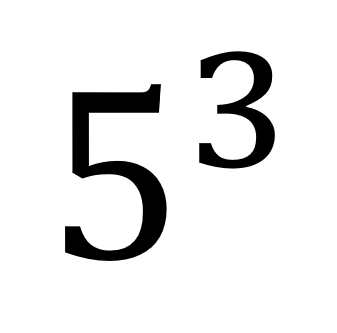
#> input picture sample_pics/10.png, 337 x 333 px
$ python -i utility.py   (imports and definitions only)
#> lines starting #> are read from the running program, lines starting #| are printed output that depends on the picture; after the words box and inside, x2 and y2 are one past the last pixel; in counts of white or black regions, pixels touching at a corner belong together
# import useful libraries
import re
import cv2
import pytesseract
import sympy

def load_and_preprocess_img(img):
        """
        Load an image from the specified path, preprocess it by converting to grayscale,
        applying binary thresholding, and inverting the image.

        Args:
            path (str): Path to the image file to load and preprocess.

        Returns:
            inverted_img (numpy.ndarray): A preprocessed grayscale image with binary thresholding
            applied and inverted.
        """
        # Check if the image was successfully loaded
        if img is not None:
            # Convert the image to grayscale
            gray = cv2.cvtColor(img, cv2.COLOR_BGR2GRAY)
            blur_img = cv2.GaussianBlur(gray, (3, 3),0)

            # Apply binary thresholding
            threshold_value = 127 # threshold value to be used
            max_value = 255 # maximum value to be assigned for pixel values above threshold
            threshold_type = cv2.THRESH_BINARY # binary thresholding type
            _, binary = cv2.threshold(blur_img, threshold_value, max_value, threshold_type)

            # Invert the image
            inverted_img = cv2.bitwise_not(binary)
        else:
            print("Failed to load image.")

        # Return the preprocessed and inverted image
        return inverted_img

def correct_bounding_boxes(bounding_boxes):
    """
    This function takes a list of bounding boxes and corrects the height of any
    bounding boxes where the width is much greater than the height, so that they
    become more square-like. The modification is done based on the center point
    of each bounding box.
    """
    corrected_boxes = []

    for box in bounding_boxes:
        x, y, w, h = box
        if w / h > 2:
            center_x = (2*x + w) / 2
            center_y = (2*y + h) / 2

            h = int(w+20)
            w = h
            x = int(center_x - (w / 2))
            y = int(center_y - (h / 2))


        corrected_boxes.append((x, y, w, h))

    return corrected_boxes

def check_exponent(bounding_boxes):
    """Checks difference between vertical coordinate y among two bounding boxes.
    Args:
        bounding_boxes (list): bounding box to be used for comparison
    Returns:
        boolean: True if according to a condition exponent is recognized. Otherwise returns False."""

    origin = (bounding_boxes[0][1])-10
    baseline = bounding_boxes[0][1]+bounding_boxes[0][3]+10
    remaining_anchors = [((bounding_box[1]+bounding_box[3]+10),bounding_box[2],bounding_box[3]) for bounding_box in bounding_boxes[1:]]
    mask = [False]

    is_exponent = None

    for anchor,w,h in remaining_anchors:

        if ((anchor-origin)/(baseline-origin) < 0.65 ) and (w/h < 1.2):
            is_exponent = True
        else:
            is_exponent = False

        mask.append(is_exponent)

    return mask

def OCR_and_exponent(inverted_img):
    """
    Given an inverted grayscale image, identify the bounding boxes around individual characters
    and return the list of bounding rectangles along with the location of any exponent character(s).

    Args:
        inverted_img (numpy.ndarray): An inverted grayscale image.

    Returns:
        eq_rep (list): A list of tuples where the first tuple elements contains characters in left-to-right order, and second
        tuple elements are boolean telling whether or not that particular character is exponent
    """

    # Find contours in the thresholded image
    contours, hierarchy = cv2.findContours(inverted_img.copy(), cv2.RETR_EXTERNAL, cv2.CHAIN_APPROX_TC89_KCOS)

    # Extract bounding rectangles for each contour and sort them by x-coordinate
    boundingRects=[cv2.boundingRect(contour) for contour in contours]
    boundingRects.sort()

    outputBoundingRects = []

    # Combine rectangles for characters like "="
    x_threshold = 5
    i = 0

    while i < len(boundingRects):

        if i == (len(boundingRects) - 1):  # last element

            outputBoundingRects.append(boundingRects[i])
            break

        else:
            x1, y1, w1, h1 = boundingRects[i]
            x2, y2, w2, h2 = boundingRects[i+1]
            center_x1 = (2*x1 + w1) / 2
            center_x2 = (2*x2 + w2) / 2

            if abs(center_x1 - center_x2) < x_threshold:
                # Combine the two bounding rects into one that takes up maximal space
                x = min(x1, x2)
                y = min(y1, y2)
                w = max(x1 + w1, x2 + w2) - x
                h = max(y1 + h1, y2 + h2) - y

                outputBoundingRects.append((x,y,w,h))
                i += 2  # skip next element

            else:
                outputBoundingRects.append(boundingRects[i])
                i += 1

    # Perform additional processing to correct the bounding boxes and detect any exponent characters
    outputBoundingRects = correct_bounding_boxes(outputBoundingRects)
    exponent = check_exponent(outputBoundingRects)

    # Iterate through each bounding box and extract text using pytesseract
    equation_parse=[]

    for boundingBox in outputBoundingRects:

        # Get the bounding rectangle
        x, y, w, h = boundingBox

        # Extract text from the region of interest using pytesseract
        roi = inverted_img[y-10:y+h+10, x-10:x+w+10]
        custom_config_1 = r'-c tessedit_char_whitelist=+-*/=()0123456789xyzO --psm 8 --oem 3'

        text = pytesseract.image_to_string(roi, config=custom_config_1 )
        text = text.rstrip('\n')
        equation_parse.append(text)

    eq_rep = [(x, y) for x, y in zip(equation_parse, exponent)]

    return eq_rep

# [64 lines left out: functions rewritting_equation, is_polynomial, sympy_symbol, not called in this run]

def process_n_calc(img):

    inverted_img = load_and_preprocess_img(img)

    eq_rep = OCR_and_exponent(inverted_img)

    equation = rewritting_equation(eq_rep)

    if '=' in equation:
        # Strip off '= 0' from the equation
        equation = equation.split('=')[0].strip()

    if is_polynomial(equation):
        equation_sym, symbols = sympy_symbol(equation)

        solutions = []
        for var, symbol in symbols.items():
            solution = sympy.sympify(equation_sym)
            solution = sympy.solve(solution,symbol)
            solutions.append(solution)
        return solutions

    else:
        solution = eval(equation)
        return solution

>>> import cv2
>>> picture = cv2.imread('../sample_pics/10.png')
#> picture is the input picture: shape (333, 337, 3); min 0, max 255, mean 232
>>> result = process_n_calc(picture)
#> in load_and_preprocess_img, `blur_img = cv2.GaussianBlur(gray, (3, 3),0)`:
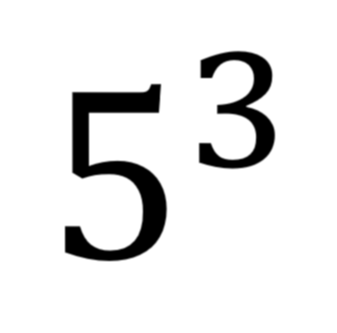
#> blur_img: shape (333, 337); min 0, max 255, mean 232
#> in load_and_preprocess_img, `_, binary = cv2.threshold(blur_img, threshold_value, max_value, thresh..`:
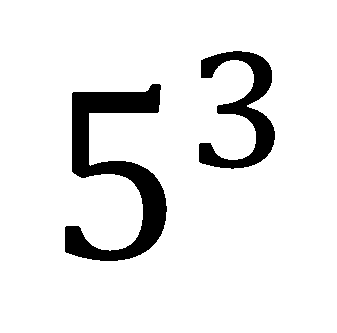
#> binary: shape (333, 337); 90.9% white; 2 black regions, box (x1, y1, x2, y2) and area: (65, 84, 167, 261) 6706, (199, 51, 275, 169) 3468
#> in load_and_preprocess_img, `inverted_img = cv2.bitwise_not(binary)`: inverted_img: shape (333, 337); 9.1% white; 2 white regions
#> in OCR_and_exponent, `contours, hierarchy = cv2.findContours(inverted_img.copy(), cv2.RETR_E..`: contours = 2 contours; box (x1, y1, x2, y2) and area: (65, 84, 167, 261) 6294, (199, 51, 275, 169) 3220
#> in OCR_and_exponent, `boundingRects=[cv2.boundingRect(contour) for contour in contours]`: boundingRects = [(65, 84, 102, 177), (199, 51, 76, 118)]
#> the loop in OCR_and_exponent, `while i < len(boundingRects): ` made 2 passes
#> (x1, y1, w1, h1, x2, y2, w2, h2) on pass 1: (65, 84, 102, 177, 199, 51, 76, 118)
#> after the loop in OCR_and_exponent, `while i < len(boundingRects):`: i = 1; outputBoundingRects = [(65, 84, 102, 177), (199, 51, 76, 118)]
#> the loop in correct_bounding_boxes, `for box in bounding_boxes:` made 2 passes
#> in check_exponent, `origin = (bounding_boxes[0][1])-10`: origin = 74
#> in check_exponent, `baseline = bounding_boxes[0][1]+bounding_boxes[0][3]+10`: baseline = 271
#> in check_exponent, `remaining_anchors = [((bounding_box[1]+bounding_box[3]+10),bounding_bo..`: remaining_anchors = [(179, 76, 118)]
#> the loop in check_exponent, `for anchor,w,h in remaining_anchors: ` made 1 pass
#> after the loop in check_exponent, `for anchor,w,h in remaining_anchors:`: mask = [False, True]
#> the loop in OCR_and_exponent, `for boundingBox in outputBoundingRects:` made 1 pass
#> pass 1, in OCR_and_exponent, `roi = inverted_img[y-10:y+h+10, x-10:x+w+10]`:
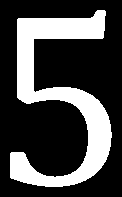
#> roi: shape (197, 122); 27.9% white; 1 white region, box (x1, y1, x2, y2) and area: (10, 10, 112, 187) 6706
#> after the loop in OCR_and_exponent, `for boundingBox in outputBoundingRects:`: equation_parse = []
#> (the run stopped early here; a loop or call above may not have finished)

$ run again, on sample_pics/11.png
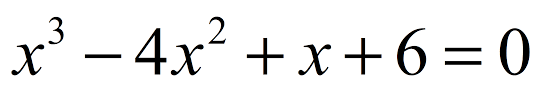
#> input picture sample_pics/11.png, 545 x 92 px
#> picture is the input picture: shape (92, 545, 3); mean B, G, R 237.7, 237.7, 237.7
#> in load_and_preprocess_img, `_, binary = cv2.threshold(blur_img, threshold_value, max_value, thresh..`:
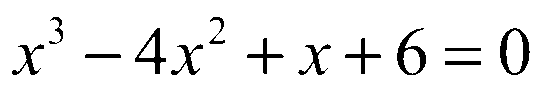
#> binary: shape (92, 545); 93.3% white; 13 black regions, largest, box (x1, y1, x2, y2) and area: (500, 28, 530, 75) 511, (397, 28, 426, 75) 464, (135, 28, 166, 74) 411
#> inverted_img: shape (92, 545); 6.7% white; 13 white regions
#> contours = 13 contours; largest, box (x1, y1, x2, y2) and area: (500, 28, 530, 75) 1068, (397, 28, 426, 75) 738, (135, 28, 166, 74) 552, (345, 38, 381, 74) 222, (247, 38, 284, 74) 208
#> boundingRects = [(445, 61, 36, 4), (85, 54, 36, 4), (445, 48, 36, 3), (298, 44, 32, 31), (171, 44, 32, 31), (12, 44, 32, 31), (345, 38, 36, 36), (247, 38, 37, 36), (500, 28, 30, 47), (397, 28, 29, 47), (135, 28, 31, 46), (209, 17, 16, 27), (49, 17, 14, 27)]
#> the loop in OCR_and_exponent, `while i < len(boundingRects): ` made 12 passes
#> (x1, y1, w1, h1, x2, y2, w2, h2) on pass 11: (445, 48, 36, 3, 445, 61, 36, 4)
#> after the loop in OCR_and_exponent, `while i < len(boundingRects):`: i = 12; outputBoundingRects = [(12, 44, 32, 31), (49, 17, 14, 27), (85, 54, 36, 4), (135, 28, 31, 46), (171, 44, 32, 31), (209, 17, 16, 27), (247, 38, 37, 36), (298, 44, 32, 31), (345, 38, 36, 36), (397, 28, 29, 47), (445, 48, 36, 17), (500, 28, 30, 47)]
#> the loop in correct_bounding_boxes, `for box in bounding_boxes:` made 12 passes
#> (box, center_x, center_y) on passes 3, 11: ((85, 54, 36, 4), 103, 56), ((445, 48, 36, 17), 463, 56.5)
#> after the loop in correct_bounding_boxes, `for box in bounding_boxes:`: center_x = 463; center_y = 56.5; corrected_boxes = [(12, 44, 32, 31), (49, 17, 14, 27), (75, 28, 56, 56), (135, 28, 31, 46), (171, 44, 32, 31), (209, 17, 16, 27), (247, 38, 37, 36), (298, 44, 32, 31), (345, 38, 36, 36), (397, 28, 29, 47), (435, 28, 56, 56), (500, 28, 30, 47)]
#> in OCR_and_exponent, `outputBoundingRects = correct_bounding_boxes(outputBoundingRects)`: outputBoundingRects has the same summary as corrected_boxes in correct_bounding_boxes
#> origin = 34
#> baseline = 85
#> remaining_anchors = [(54, 14, 27), (94, 56, 56), (84, 31, 46), (85, 32, 31), (54, 16, 27), (84, 37, 36), (85, 32, 31), (84, 36, 36), (85, 29, 47), (94, 56, 56), (85, 30, 47)]
#> the loop in check_exponent, `for anchor,w,h in remaining_anchors: ` made 11 passes
#> after the loop in check_exponent, `for anchor,w,h in remaining_anchors:`: mask = [False, True, False, False, False, True, False, False, False, False, False, False]
#> exponent has the same summary as mask in check_exponent
#> the loop in OCR_and_exponent, `for boundingBox in outputBoundingRects:` made 1 pass
#> pass 1, in OCR_and_exponent, `roi = inverted_img[y-10:y+h+10, x-10:x+w+10]`:
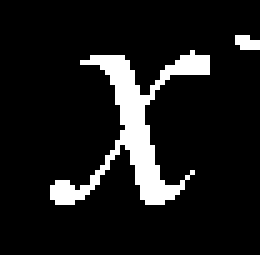
#> roi: shape (51, 52) (shown 5 times larger); 10.4% white; 2 white regions (1 under 20 px), largest, box (x1, y1, x2, y2) and area: (10, 10, 42, 41) 265
#> after the loop in OCR_and_exponent, `for boundingBox in outputBoundingRects:`: equation_parse = []

$ run again, on sample_pics/12.png
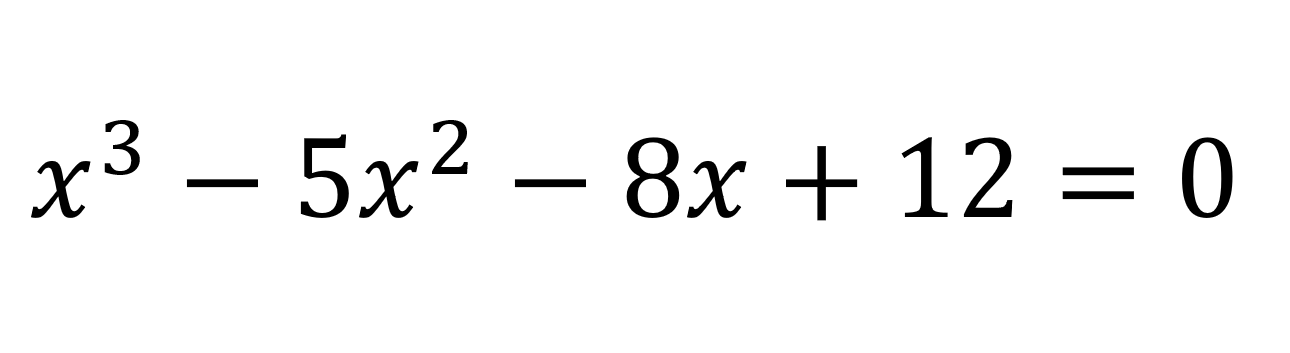
#> input picture sample_pics/12.png, 1290 x 353 px
#> picture is the input picture: shape (353, 1290, 3); min 0, max 255, mean 246.2
#> binary: shape (353, 1290); 96.5% white; 15 black regions, largest, box (x1, y1, x2, y2) and area: (627, 137, 679, 218) 1860, (1182, 137, 1232, 218) 1711, (301, 134, 349, 218) 1502
#> in load_and_preprocess_img, `inverted_img = cv2.bitwise_not(binary)`:
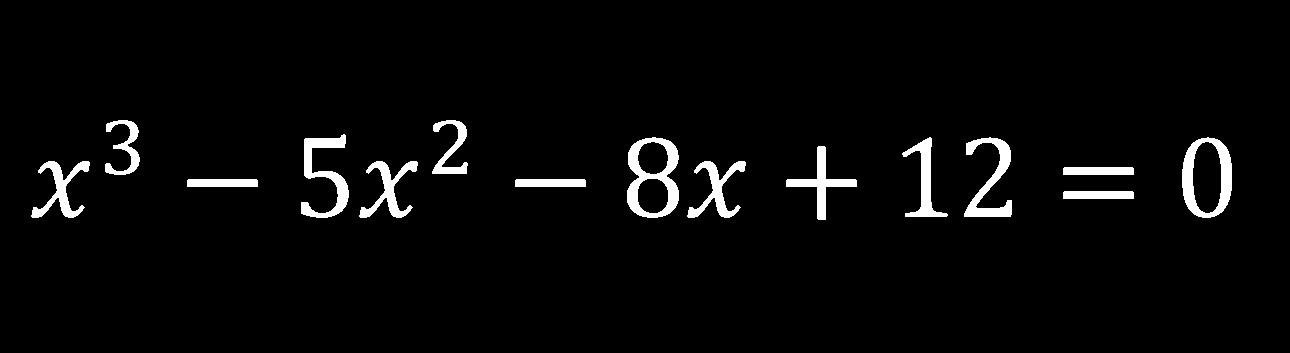
#> inverted_img: shape (353, 1290); 3.5% white; 15 white regions
#> contours = 15 contours; largest, box (x1, y1, x2, y2) and area: (627, 137, 679, 218) 3400, (1182, 137, 1232, 218) 3308, (301, 134, 349, 218) 1325, (964, 137, 1012, 217) 1255, (786, 146, 857, 220) 1027
#> boundingRects = 15 items, first 6: (1063, 191, 71, 8), (515, 179, 71, 8), (187, 179, 71, 8), (1063, 167, 71, 8), (688, 161, 58, 57), (360, 161, 58, 57)
#> the loop in OCR_and_exponent, `while i < len(boundingRects): ` made 14 passes
#> (x1, y1, w1, h1, x2, y2, w2, h2) on pass 13: (1063, 167, 71, 8, 1063, 191, 71, 8)
#> after the loop in OCR_and_exponent, `while i < len(boundingRects):`: i = 14; outputBoundingRects = 14 items, first 6: (32, 161, 58, 57), (105, 120, 35, 55), (187, 179, 71, 8), (301, 134, 48, 84), (360, 161, 58, 57), (432, 120, 36, 54)
#> the loop in correct_bounding_boxes, `for box in bounding_boxes:` made 14 passes
#> (box, center_x) on passes 3, 7, 13: ((187, 179, 71, 8), 222.5), ((515, 179, 71, 8), 550.5), ((1063, 167, 71, 32), 1098.5)
#> after the loop in correct_bounding_boxes, `for box in bounding_boxes:`: center_x = 1098.5; center_y = 183; corrected_boxes = 14 items, first 6: (32, 161, 58, 57), (105, 120, 35, 55), (177, 137, 91, 91), (301, 134, 48, 84), (360, 161, 58, 57), (432, 120, 36, 54)
#> in OCR_and_exponent, `outputBoundingRects = correct_bounding_boxes(outputBoundingRects)`: outputBoundingRects has the same summary as corrected_boxes in correct_bounding_boxes
#> origin = 151
#> baseline = 228
#> remaining_anchors = [(185, 35, 55), (238, 91, 91), (228, 48, 84), (228, 58, 57), (184, 36, 54), (238, 91, 91), (228, 52, 81), (228, 58, 57), (230, 71, 74), (227, 45, 80), (227, 48, 80), (238, 91, 91), (228, 50, 81)]
#> the loop in check_exponent, `for anchor,w,h in remaining_anchors: ` made 13 passes
#> after the loop in check_exponent, `for anchor,w,h in remaining_anchors:`: mask = [False, True, False, False, False, True, False, False, False, False, False, False, False, False]
#> exponent has the same summary as mask in check_exponent
#> the loop in OCR_and_exponent, `for boundingBox in outputBoundingRects:` made 1 pass
#> pass 1, in OCR_and_exponent, `roi = inverted_img[y-10:y+h+10, x-10:x+w+10]`:
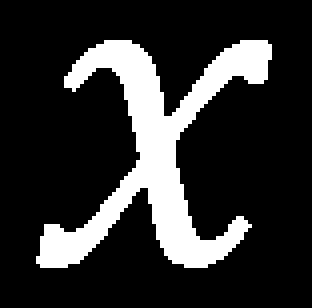
#> roi: shape (77, 78) (shown 4 times larger); 18.6% white; 1 white region, box (x1, y1, x2, y2) and area: (9, 10, 68, 67) 1118
#> after the loop in OCR_and_exponent, `for boundingBox in outputBoundingRects:`: equation_parse = []

$ run again, on sample_pics/13.png
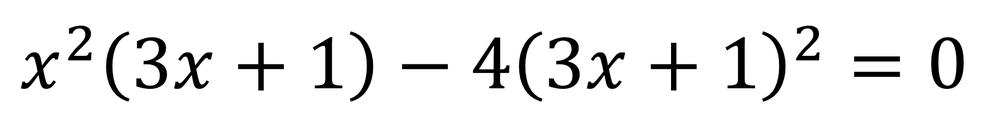
#> input picture sample_pics/13.png, 1000 x 135 px, shrunk from 1751 x 237 before the run
#> picture is the input picture: shape (135, 1000, 3); min 0, max 255, mean 238.6
#> in load_and_preprocess_img, `_, binary = cv2.threshold(blur_img, threshold_value, max_value, thresh..`:
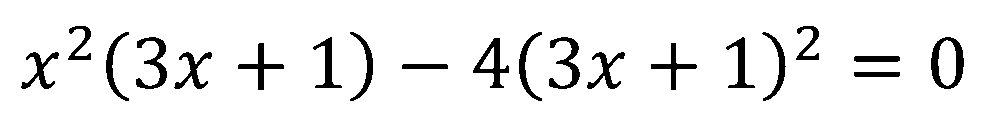
#> binary: shape (135, 1000); 93.5% white; 20 black regions, largest, box (x1, y1, x2, y2) and area: (931, 37, 964, 89) 716, (473, 38, 509, 88) 592, (549, 37, 580, 89) 578
#> inverted_img: shape (135, 1000); 6.5% white; 20 white regions
#> contours = 20 contours; largest, box (x1, y1, x2, y2) and area: (931, 37, 964, 89) 1356, (473, 38, 509, 88) 681, (136, 37, 167, 89) 478, (549, 37, 580, 89) 474, (238, 43, 284, 90) 416
#> boundingRects = 20 items, first 6: (854, 72, 46, 5), (402, 64, 46, 5), (854, 56, 46, 6), (587, 52, 38, 37), (174, 52, 38, 37), (22, 52, 37, 37)
#> the loop in OCR_and_exponent, `while i < len(boundingRects): ` made 19 passes
#> (x1, y1, w1, h1, x2, y2, w2, h2) on pass 18: (854, 56, 46, 6, 854, 72, 46, 5)
#> after the loop in OCR_and_exponent, `while i < len(boundingRects):`: i = 19; outputBoundingRects = 19 items, first 6: (22, 52, 37, 37), (68, 26, 23, 34), (106, 32, 23, 69), (136, 37, 31, 52), (174, 52, 38, 37), (238, 43, 46, 47)
#> the loop in correct_bounding_boxes, `for box in bounding_boxes:` made 19 passes
#> (box, center_x, center_y) on passes 9, 18: ((402, 64, 46, 5), 425, 66.5), ((854, 56, 46, 21), 877, 66.5)
#> after the loop in correct_bounding_boxes, `for box in bounding_boxes:`: center_x = 877; center_y = 66.5; corrected_boxes has the same summary as outputBoundingRects in OCR_and_exponent
#> origin = 42
#> baseline = 99
#> remaining_anchors = [(70, 23, 34), (111, 23, 69), (99, 31, 52), (99, 38, 37), (100, 46, 47), (98, 28, 51), (111, 23, 69), (109, 66, 66), (98, 36, 50), (111, 23, 69), (99, 31, 52), (99, 38, 37), (100, 46, 47), (98, 28, 51), (111, 24, 69), (70, 23, 34), (109, 66, 66), (99, 33, 52)]
#> the loop in check_exponent, `for anchor,w,h in remaining_anchors: ` made 18 passes
#> after the loop in check_exponent, `for anchor,w,h in remaining_anchors:`: mask = [False, True, False, False, False, False, False, False, False, False, False, False, False, False, False, False, True, False, False]
#> exponent has the same summary as mask in check_exponent
#> the loop in OCR_and_exponent, `for boundingBox in outputBoundingRects:` made 1 pass
#> pass 1, in OCR_and_exponent, `roi = inverted_img[y-10:y+h+10, x-10:x+w+10]`:
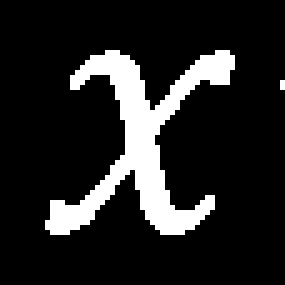
#> roi: shape (57, 57) (shown 5 times larger); 14.2% white; 2 white regions (1 under 20 px), largest, box (x1, y1, x2, y2) and area: (9, 10, 47, 47) 459
#> after the loop in OCR_and_exponent, `for boundingBox in outputBoundingRects:`: equation_parse = []
